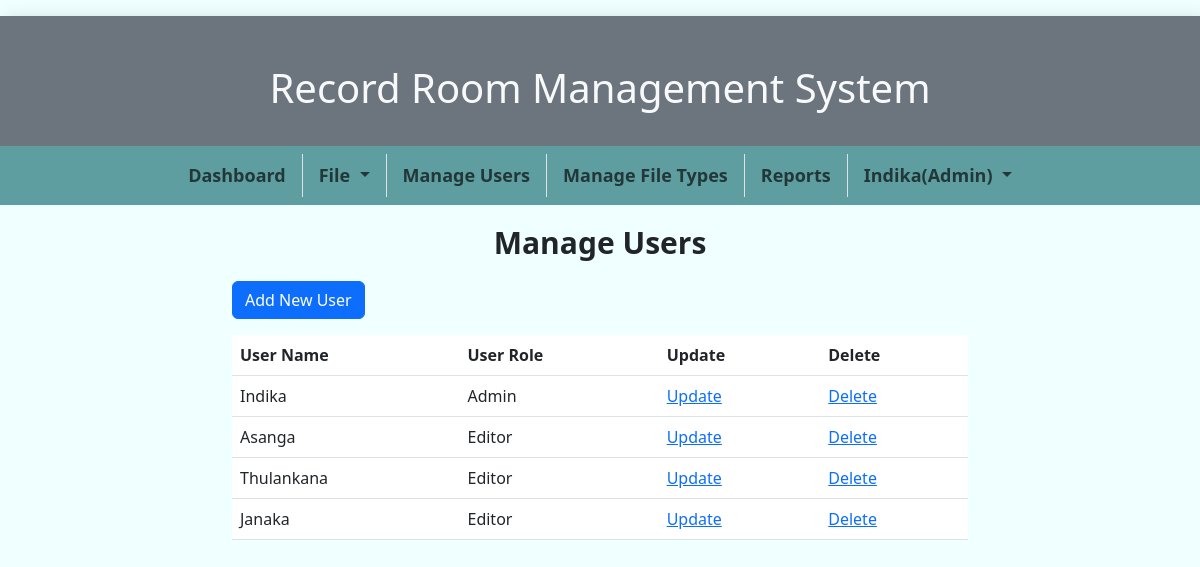
Page /ManageUsers.php (signed in) on the earlier database version.
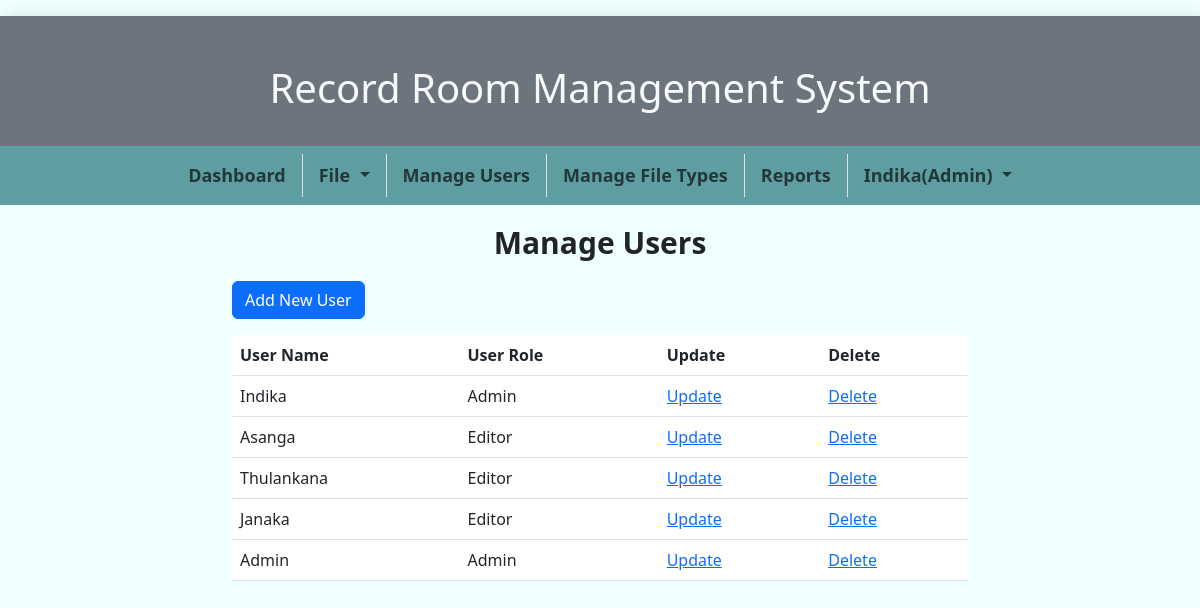
Same page on the later database version.
### tables this page shows
CREATE TABLE `users` (
  `userId` int(3) NOT NULL,
  `userName` varchar(100) NOT NULL,
  `userRole` enum('Admin','Editor','Viewer') NOT NULL DEFAULT 'Viewer',
  `password` varchar(255) NOT NULL
);

### ManageUsers.php (the view, shortened to what this page needs)
<!DOCTYPE html>
<html lang="en">
<head>
    <link href="https://cdn.jsdelivr.net/npm/bootstrap@5.3.0/dist/css/bootstrap.min.css" rel="stylesheet">
    <link rel="stylesheet" href="css/styles.css">
</head>
<body>
    <?php include "header.php" ?>
    <div class="container">
        <div class="row justify-content-center">
            <div class="col-md-8">
                <h1 class="title">Manage Users</h1>
            </div>
        </div>
        <div class="row justify-content-center">
            <div class="col-md-8">
                <a class="btn btn-primary" href="addnewuser.php?mode=n" role="button">Add New User</a>
            </div>
        </div>
        <div class="row justify-content-center">
            <div class="col-md-8 mt-3">
                <div>
                    <table class="table">
                        <thead>
                            <tr>
                                <th scope="col">User Name</th>
                                <th scope="col">User Role</th>
                                <th scope="col">Update</th>
                                <th scope="col">Delete</th>
                            </tr>
                        </thead>
                        <tbody>
                            <?php
                            include("db_connection.php");
                            $result = mysqli_query($conn, "SELECT * FROM users");
                            while ($row = mysqli_fetch_assoc($result)) {
                                echo "<tr>
                                <td>" . $row['userName'] . "</td>
                                <td>" . $row['userRole'] . "</td>
                                <td><a href='AddNewUser.php?mode=u&uname=" . $row['userName'] . "'>Update</a></td>
                                <td><a href='AddNewUser.php?mode=d&uname=" . $row['userName'] . "'>Delete</a></td>
                                </tr>";
                            }
                            ?>
                        </tbody>
                    </table>
                </div>
            </div>
        </div>
    </div>
</body>
</html>

### header.php (shortened to what this page needs)
<div id="header">
    <div class="my-3 bg-secondary">
        <div class="row text-center text-light">
            <div class="col  my-5  ">
                <h1>Record Room Management System</h1>
            </div>
        </div>
    </div>
</div>
<div class="row">
    <div class="col">
        <nav class="navbar navbar-expand-lg primary-border-subtle" style="background-color: cadetblue;">
            <div class="container">
                <div class="collapse navbar-collapse justify-content-center" id="navbarNavDropdown">
                    <ul class="navbar-nav mx-auto" style="font-size: large; font-weight: bold;">
                        <li class="nav-item border-end pe-2 me-2">
                            <a class="nav-link" href="index.php">Dashboard</a>
                        </li>
                        <li class="nav-item dropdown  border-end pe-2 me-2">
                            <a class="nav-link dropdown-toggle" href="#" data-bs-toggle="dropdown">
                                File
                            </a>
                        </li>
                        <li class="nav-item border-end pe-2 me-2">
                            <a class="nav-link" href="ManageUsers.php">Manage Users</a>
                        </li>
                        <li class="nav-item border-end pe-2 me-2">
                            <a class="nav-link" href="ManageFileTypes.php">Manage File Types</a>
                        </li>
                        <li class="nav-item border-end pe-2 me-2">
                            <a class="nav-link" href="Reports.php">Reports</a>
                        </li>
                        <li class="nav-item dropdown">
                            <a class="nav-link dropdown-toggle" href="#" data-bs-toggle="dropdown">
                                <i class="fas fa-user"></i> <?php echo isset($_SESSION['user'])?$_SESSION['user']."(".$_SESSION['role'].")":'User';?>
                            </a>
                        </li>
                    </ul>
                </div>
            </div>
        </nav>
    </div>
</div>

### css/styles.css (style rules this page uses)
body { margin: auto; background-color: azure; overflow-x: hidden; }
#header { height: 130px; filter: drop-shadow(5px 5px 10px rgba(0, 0, 0, 0.2)); }
.title { margin-top: 20px; margin-bottom: 20px; font-size: 30px; font-weight: 700; text-align: center; }

Differences in the rows shown:
added users: userName "Admin", userRole "Admin"
